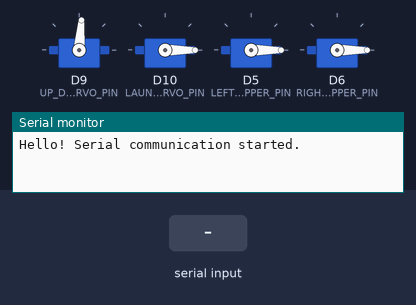
Bench run of a program on a simulated Arduino Uno R4 WiFi. Parts: 4 × servo, the last lines printed to the serial monitor. The inputs (shaded band) are chosen by the test bench.

Above: at 1.2 s.
1.3 s: "L\n" received over Serial
At 2.4 s:
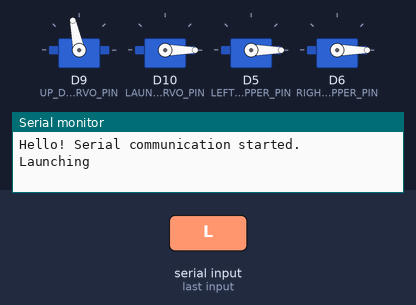
6.8 s: "F\n" received over Serial
At 9.2 s:
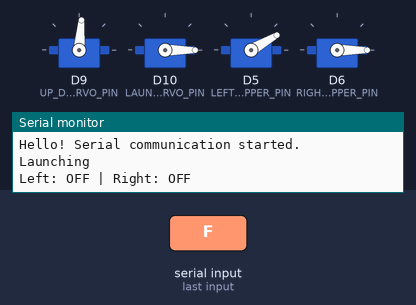
9.8 s: "L\n" received over Serial
At 10.1 s:
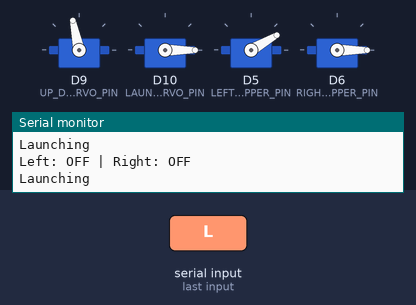
Timing chart, 0 to 18.6 s (numbered marks = the images above; inputs shaded):
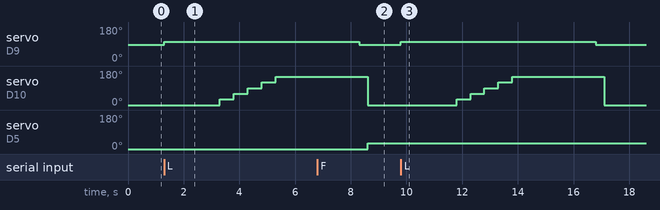

The program:

main.cpp
```cpp
#include <Arduino.h>

#include "launch.hpp"

const int LEFT_FLIPPER_PIN = 5;
const int RIGHT_FLIPPER_PIN = 6;

const int LEFT_FLIPPER_INITIAL_ANGLE = 30;
const int LEFT_FLIPPER_MAX_ANGLE = 0;

const int RIGHT_FLIPPER_INITIAL_ANGLE = 0;
const int RIGHT_FLIPPER_MAX_ANGLE = 30;

Servo leftFlipperServo;
Servo rightFlipperServo;

void setup()
{
    Serial.begin(115200);

    setupLaunchMotors();

    leftFlipperServo.attach(LEFT_FLIPPER_PIN);
    rightFlipperServo.attach(RIGHT_FLIPPER_PIN);

    leftFlipperServo.write(0);
    rightFlipperServo.write(0);

    Serial.println("Hello! Serial communication started.");
}

void handleCommand(String command)
{
    // Remove whitespace (\n, \r, spaces) from the front/end of the string
    command.trim();

    char commandType = command.charAt(0);

    if (commandType == 'L')
    {
        Serial.println("Launching");
        launch(150);
    }
    else if (commandType == 'F')
    {
        bool isLeftFlipperOn = command.charAt(1) == '1';
        bool isRightFlipperOn = command.charAt(2) == '1';

        Serial.print("Left: ");
        Serial.print(isLeftFlipperOn ? "ON" : "OFF");
        Serial.print(" | Right: ");
        Serial.println(isRightFlipperOn ? "ON" : "OFF");

        leftFlipperServo.write(isLeftFlipperOn ? LEFT_FLIPPER_MAX_ANGLE : LEFT_FLIPPER_INITIAL_ANGLE);
        rightFlipperServo.write(isRightFlipperOn ? RIGHT_FLIPPER_MAX_ANGLE : RIGHT_FLIPPER_INITIAL_ANGLE);
    }
    else
    {
        Serial.println("Unknown command: " + command);
    }
}

void loop()
{
    static String readBuffer = "";

    // Non-blocking read from Serial
    if (Serial.available())
    {
        char c = Serial.read();

        if (c == '\n' || c == '\r')
        {
            // End of command detected
            handleCommand(readBuffer);
            readBuffer = "";
        }
        else
        {
            readBuffer += c;
        }
    }
}
```

launch.hpp
```cpp
#include <Arduino.h>
#include <Servo.h>

const int UP_POSITION = 85;
const int DOWN_POSITION = 102;

const int UP_DOWN_SERVO_PIN = 9;
const int LAUNCH_SERVO_PIN = 10;

Servo upDownServo;
Servo launchServo;

void setupLaunchMotors()
{
    upDownServo.attach(UP_DOWN_SERVO_PIN);
    launchServo.attach(LAUNCH_SERVO_PIN);

    launchServo.write(0);
    upDownServo.write(UP_POSITION);
}

void reset()
{
    upDownServo.write(UP_POSITION);
    delay(300);
    launchServo.write(0);
}

void launch(int pullBack)
{
    upDownServo.write(DOWN_POSITION);
    delay(1500);
    const int PULL_BACK_STEPS = 6;

    for (int i = 0; i < PULL_BACK_STEPS; i++)
    {
        int currentPosition = map(i, 0, PULL_BACK_STEPS - 1, 0, pullBack);
        launchServo.write(currentPosition);
        delay(500);
    }
    delay(2500);
    reset();
}
```

Measured:
- after the input at 1.3 s, servo on D9 (UP_DOWN_SERVO_PIN): 85° → 102° at once; servo on D10 (LAUNCH_SERVO_PIN): moves from 0° to 150° over 2.0 s, starting after 2.0 s
- after the input at 6.8 s, servo on D5 (LEFT_FLIPPER_PIN): 0° → 30° after 1.8 s
- after the input at 9.8 s, servo on D9 (UP_DOWN_SERVO_PIN): 85° → 102° at once, → 85° 7.0 s later; servo on D10 (LAUNCH_SERVO_PIN): rises from 0° to 150° in 2.0 s, then falls to 0° in 3.3 s
